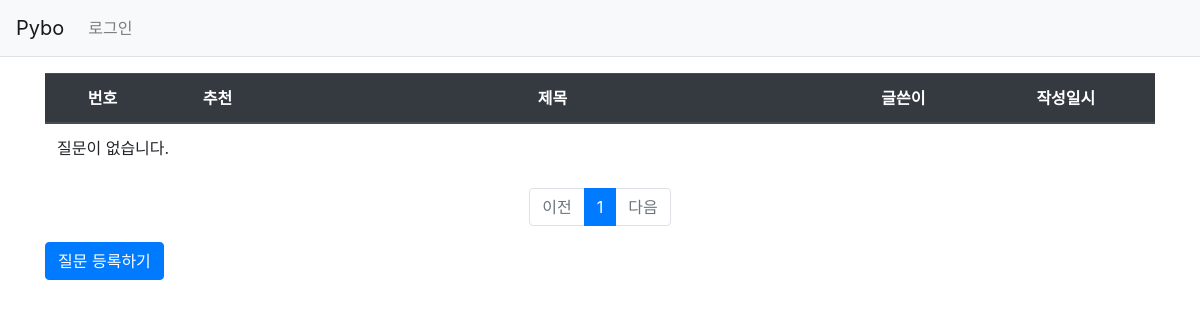
Before: /pybo/ with the older database file.
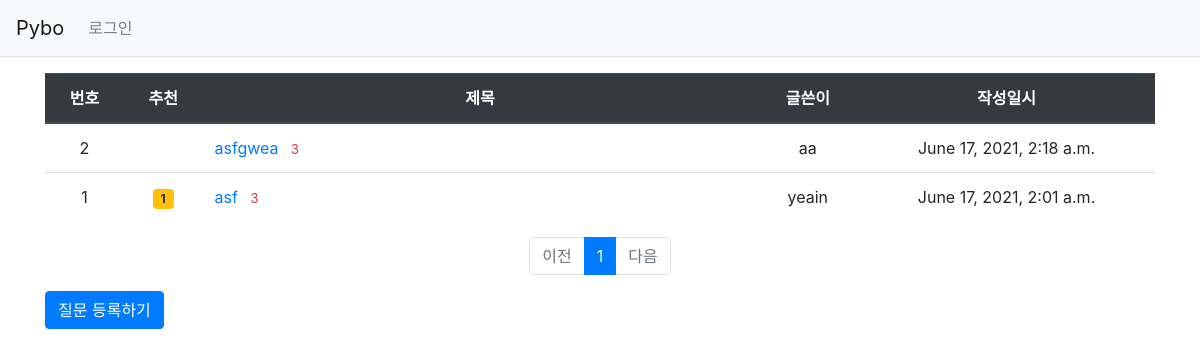
After: the same page with the newer database file.
### pybo/models.py (models this page shows, shortened)
class Question(models.Model):
    author = models.ForeignKey(User, on_delete=models.CASCADE, related_name='author_question')
    subject = models.CharField(max_length=200)
    content = models.TextField()
    create_date = models.DateTimeField()
    author = models.ForeignKey(User, on_delete=models.CASCADE)
    modify_date = models.DateTimeField(null=True, blank=True)
    voter = models.ManyToManyField(User, related_name='voter_question')

### pybo/views/base_views.py (the view)
# urls.py: path('', base_views.index, name='index'),  # '/' 에 해당되는 path
def index(request):
    page = request.GET.get('page', '1')  # 페이지
    question_list = Question.objects.order_by('-create_date')
    paginator = Paginator(question_list, 10)  # 페이지당 10개씩 보여주기
    page_obj = paginator.get_page(page)
    context = {'question_list' : page_obj}
    return render(request, 'pybo/question_list.html', context)

### pybo/templatetags/pybo_filter.py (called while the page is built)
@register.filter
def sub(value, arg):
    return value - arg

### templates/pybo/question_list.html
{% extends 'base.html' %}
{% load pybo_filter %}
{% block content %}
{% load static %}
<link rel="stylesheet" type="text/css" href="{% static 'bootstrap.min.css' %}">
<div class="container my-3">
    <table class="table">
        <thead>
        <tr class="text-center thead-dark">
            <th>번호</th>
            <th>추천</th>
            <th style="width:50%">제목</th>
            <th>글쓴이</th>
            <th>작성일시</th>
        </tr>
        </thead>
        <tbody>
        {% if question_list %}
        {% for question in question_list %}
        <tr class="text-center">
            <td>
                {{ question_list.paginator.count|sub:question_list.start_index|sub:forloop.counter0|add:1 }}
            </td>
            <td>
                {% if question.voter.all.count > 0 %}
                <span class="badge badge-warning px-2 py-1">{{ question.voter.all.count }}</span>
                {% endif %}
            </td>
            <td class="text-left">
                <a href="{% url 'pybo:detail' question.id %}">{{ question.subject }}</a>
                {% if question.answer_set.count > 0 %}
                <span class="text-danger small ml-2">{{ question.answer_set.count }}</span>
                {% endif %}
            </td>
            <td>{{ question.author.username }}</td>
            <td>{{ question.create_date }}</td>
        </tr>
        {% endfor %}
        {% else %}
        <tr>
            <td colspan="3">질문이 없습니다.</td>
        </tr>
        {% endif %}
        </tbody>
    </table>
    <ul class="pagination justify-content-center">
        {% if question_list.has_previous %}
        <li class="page-item">
            <a class="page-link" href="?page={{ question_list.previous_page_number }}">이전</a>
        </li>
        {% else %}
        <li class="page-item disabled">
            <a class="page-link" tabindex="-1" aria-disabled="true" href="#">이전</a>
        </li>
        {% endif %}
        {% for page_number in question_list.paginator.page_range %}
        {% if page_number >= question_list.number|add:-5 and page_number <= question_list.number|add:5 %}
            {% if page_number == question_list.number %}
            <li class="page-item active" aria-current="page">
                <a class="page-link" href="?page={{ page_number }}">{{ page_number }}</a>
            </li>
            {% else %}
            <li class="page-item">
                <a class="page-link" href="?page={{ page_number }}">{{ page_number }}</a>
            </li>
            {% endif %}
        {% endif %}
        {% endfor %}
        {% if question_list.has_next %}
        <li class="page-item">
            <a class="page-link" href="?page={{ question_list.next_page_number }}">다음</a>
        </li>
        {% else %}
        <li class="page-item disabled">
            <a class="page-link" tabindex="-1" aria-disabled="true" href="#">다음</a>
        </li>
        {% endif %}
    </ul>
    <a href="{% url 'pybo:question_create' %}" class="btn btn-primary">질문 등록하기</a>
</div>
{% endblock %}

### templates/base.html (shortened to what this page needs)
{% load static %}
<!doctype html>
<html lang="ko">
<head>
    <link rel="stylesheet" type="text/css" href="{% static 'bootstrap.min.css' %}">
    <link rel="stylesheet" type="text/css" href="{% static 'style.css' %}">
</head>
<body>
    {% include "navbar.html" %}
{% block content %}
{% endblock %}
</body>
</html>

### templates/navbar.html (shortened to what this page needs)
<nav class="navbar navbar-expand-lg navbar-light bg-light border-bottom">
    <a class="navbar-brand" href="{% url 'pybo:index' %}">Pybo</a>
    <div class="collapse navbar-collapse flex-grow-0" id="navbarNav">
        <ul class="navbar-nav">
            <li class="nav-item ">
                {% if user.is_authenticated %}
                <a class="nav-link" href="{% url 'common:logout' %}">{{ user.username }} (로그아웃)</a>
                {% else %}
                <a class="nav-link" href="{% url 'common:login' %}">로그인</a>
                {% endif %}
            </li>
        </ul>
    </div>
</nav>

Changed rows visible on the page:
added Question: paginator.count|sub "2", subject "asfgwea", answer_set.count "3", author.username "aa", create_date "June 17, 2021, 2:18 a.m."
added Question: paginator.count|sub "1", voter.all.count "1", subject "asf", answer_set.count "3", author.username "yeain", create_date "June 17, 2021, 2:01 a.m."
Other visible differences:
text no longer shown: "질문이 없습니다."
